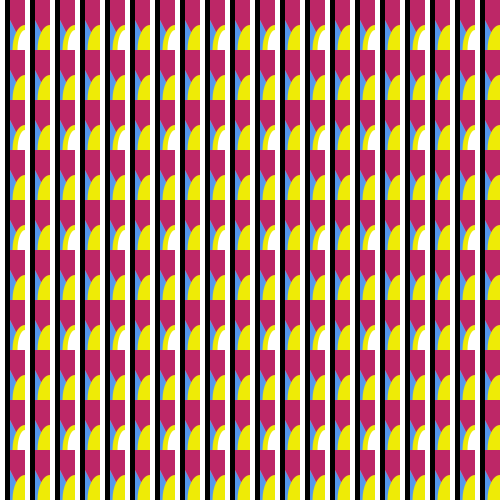
Frame 1 (no input)
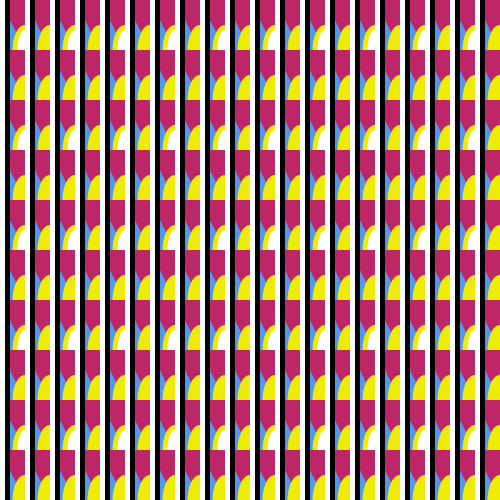
Frame 60 (the mouse pressed at the canvas centre just before this capture)
Frame 120 (the mouse held since frame 60 and released just before this capture): identical to frame 60, image omitted

The Processing sketch that drew these frames (run headless with seeded random() and noise(); from frame 60 on, the mouse is pressed at the canvas centre):

// Processing sketch: processing_70601
// ── processing_70601.pde

void setup (){
  size (500, 500);
  noStroke();
  
}

void westinshape (int x, int y){


fill(#5398ed); 
triangle (x, y, x, y + 50, x + 25, y + 50); //Draws Blue triangle
fill (#bd2767);
triangle (x,y,x + 25,y, x + 25,y + 50);  //Draws Red Triangle
fill (#eeeb06);
ellipse (x + 25, y + 50, 25, 50); //draw yellow circle
fill (#000000);
rect (x + 5, y, 5, 50); //draw black rectangle
fill (#ffffff);
rect (x, y, 5, 50); //draw white rectangle



}
void westinsothershape(int x, int y){

fill (#ffffff);
ellipse (x + 25, y + 50, 15, 40); // draw white circle


}


void draw() {
  for (int u = 0; u < 500; u+=25){
    for (int i = 0; i < 500; i+=50){ 
      westinshape(u, i);
       if ((u % 50 == 0)&& (i % 100 == 0)) {
    westinsothershape (u, i);
      }
    }
  }
}
